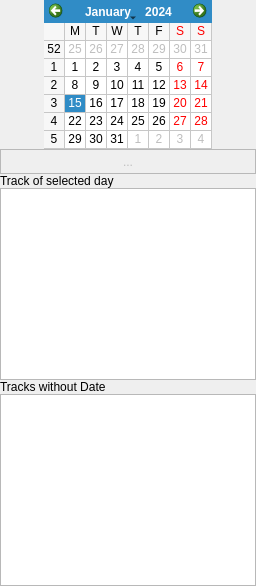
       <widget class="QWidget" name="tabWidgetCatalog">
        <property name="sizePolicy">
         <sizepolicy hsizetype="Expanding" vsizetype="Preferred">
          <horstretch>0</horstretch>
          <verstretch>0</verstretch>
         </sizepolicy>
        </property>
        <attribute name="icon">
         <iconset resource="icons/gtk/gtk_icons.qrc">
          <normaloff>:/icons/gtk/address-book-new.png</normaloff>:/icons/gtk/address-book-new.png</iconset>
        </attribute>
        <attribute name="title">
         <string>Catalog</string>
        </attribute>
        <layout class="QGridLayout" name="gridLayout_4">
         <property name="margin">
          <number>0</number>
         </property>
         <property name="spacing">
          <number>0</number>
         </property>
         <item row="2" column="0" colspan="3">
          <widget class="QFrame" name="frame">
           <property name="sizePolicy">
            <sizepolicy hsizetype="Expanding" vsizetype="Preferred">
             <horstretch>0</horstretch>
             <verstretch>0</verstretch>
            </sizepolicy>
           </property>
           <property name="frameShape">
            <enum>QFrame::StyledPanel</enum>
           </property>
           <property name="frameShadow">
            <enum>QFrame::Raised</enum>
           </property>
           <layout class="QGridLayout" name="gridLayout_2">
            <property name="margin">
             <number>0</number>
            </property>
            <property name="spacing">
             <number>0</number>
            </property>
            <item row="1" column="0">
             <widget class="QToolButton" name="toolButtonPrev">
              <property name="toolTip">
               <string>Go to previous tracklist</string>
              </property>
              <property name="icon">
               <iconset resource="icons/gtk/gtk_icons.qrc">
                <normaloff>:/icons/gtk/go-back.png</normaloff>:/icons/gtk/go-back.png</iconset>
              </property>
              <property name="autoRaise">
               <bool>true</bool>
              </property>
             </widget>
            </item>
            <item row="1" column="2">
             <widget class="QToolButton" name="toolButtonNext">
              <property name="toolTip">
               <string>Go to next tracklist</string>
              </property>
              <property name="icon">
               <iconset resource="icons/gtk/gtk_icons.qrc">
                <normaloff>:/icons/gtk/go-right.png</normaloff>:/icons/gtk/go-right.png</iconset>
              </property>
              <property name="autoRaise">
               <bool>true</bool>
              </property>
             </widget>
            </item>
            <item row="1" column="7">
             <widget class="QToolButton" name="toolButtonAdd">
              <property name="enabled">
               <bool>true</bool>
              </property>
              <property name="toolTip">
               <string>Add Tracklist in catalog</string>
              </property>
              <property name="icon">
               <iconset resource="icons/silk/silk_icons.qrc">
                <normaloff>:/icons/silk/add.png</normaloff>:/icons/silk/add.png</iconset>
              </property>
              <property name="autoRaise">
               <bool>true</bool>
              </property>
             </widget>
            </item>
            <item row="1" column="8">
             <widget class="QToolButton" name="toolButtonDelete">
              <property name="enabled">
               <bool>false</bool>
              </property>
              <property name="toolTip">
               <string>Remove selected tracklist from catalog</string>
              </property>
              <property name="icon">
               <iconset resource="icons/gtk/gtk_icons.qrc">
                <normaloff>:/icons/gtk/editdelete.png</normaloff>:/icons/gtk/editdelete.png</iconset>
              </property>
              <property name="autoRaise">
               <bool>true</bool>
              </property>
             </widget>
            </item>
            <item row="1" column="1">
             <widget class="QToolButton" name="toolButtonHome">
              <property name="toolTip">
               <string>Jump today</string>
              </property>
              <property name="icon">
               <iconset resource="icons/gtk/gtk_icons.qrc">
                <normaloff>:/icons/gtk/go-home.png</normaloff>:/icons/gtk/go-home.png</iconset>
              </property>
              <property name="autoRaise">
               <bool>true</bool>
              </property>
             </widget>
            </item>
            <item row="1" column="4">
             <widget class="QToolButton" name="toolButtonSearch">
              <property name="enabled">
               <bool>false</bool>
              </property>
              <property name="text">
               <string>...</string>
              </property>
              <property name="icon">
               <iconset resource="icons/gtk/gtk_icons.qrc">
                <normaloff>:/icons/gtk/edit-find.png</normaloff>:/icons/gtk/edit-find.png</iconset>
              </property>
              <property name="autoRaise">
               <bool>true</bool>
              </property>
             </widget>
            </item>
            <item row="1" column="6">
             <widget class="QToolButton" name="toolButtonAddToCatalog">
              <property name="enabled">
               <bool>false</bool>
              </property>
              <property name="toolTip">
               <string>Add current trace to the catalog</string>
              </property>
              <property name="icon">
               <iconset resource="icons/silk/silk_icons.qrc">
                <normaloff>:/icons/silk/book_open.png</normaloff>:/icons/silk/book_open.png</iconset>
              </property>
              <property name="checkable">
               <bool>true</bool>
              </property>
              <property name="autoRaise">
               <bool>true</bool>
              </property>
             </widget>
            </item>
            <item row="1" column="3">
             <spacer name="horizontalSpacer_3">
              <property name="orientation">
               <enum>Qt::Horizontal</enum>
              </property>
              <property name="sizeHint" stdset="0">
               <size>
                <width>0</width>
                <height>0</height>
               </size>
              </property>
             </spacer>
            </item>
            <item row="1" column="5">
             <spacer name="horizontalSpacer_5">
              <property name="orientation">
               <enum>Qt::Horizontal</enum>
              </property>
              <property name="sizeHint" stdset="0">
               <size>
                <width>0</width>
                <height>0</height>
               </size>
              </property>
             </spacer>
            </item>
           </layout>
          </widget>
         </item>
         <item row="1" column="2">
          <spacer name="horizontalSpacer_2">
           <property name="orientation">
            <enum>Qt::Horizontal</enum>
           </property>
           <property name="sizeType">
            <enum>QSizePolicy::MinimumExpanding</enum>
           </property>
           <property name="sizeHint" stdset="0">
            <size>
             <width>0</width>
             <height>0</height>
            </size>
           </property>
          </spacer>
         </item>
         <item row="3" column="0" colspan="3">
          <widget class="QLabel" name="label">
           <property name="text">
            <string>Track of selected day</string>
           </property>
          </widget>
         </item>
         <item row="5" column="0" colspan="3">
          <widget class="QLabel" name="label_2">
           <property name="sizePolicy">
            <sizepolicy hsizetype="MinimumExpanding" vsizetype="Preferred">
             <horstretch>0</horstretch>
             <verstretch>0</verstretch>
            </sizepolicy>
           </property>
           <property name="text">
            <string>Tracks without Date</string>
           </property>
          </widget>
         </item>
         <item row="6" column="0" colspan="3">
          <widget class="QTracksListWidget" name="listWidgetNoDateTracks">
           <property name="sizePolicy">
            <sizepolicy hsizetype="MinimumExpanding" vsizetype="Expanding">
             <horstretch>0</horstretch>
             <verstretch>0</verstretch>
            </sizepolicy>
           </property>
           <property name="contextMenuPolicy">
            <enum>Qt::CustomContextMenu</enum>
           </property>
           <property name="dragDropMode">
            <enum>QAbstractItemView::DragDrop</enum>
           </property>
           <property name="defaultDropAction">
            <enum>Qt::MoveAction</enum>
           </property>
           <property name="alternatingRowColors">
            <bool>true</bool>
           </property>
          </widget>
         </item>
         <item row="1" column="1">
          <widget class="QCalendarWidget" name="calendarWidget">
           <property name="sizePolicy">
            <sizepolicy hsizetype="Expanding" vsizetype="Maximum">
             <horstretch>0</horstretch>
             <verstretch>0</verstretch>
            </sizepolicy>
           </property>
           <property name="firstDayOfWeek">
            <enum>Qt::Monday</enum>
           </property>
           <property name="gridVisible">
            <bool>true</bool>
           </property>
           <property name="horizontalHeaderFormat">
            <enum>QCalendarWidget::SingleLetterDayNames</enum>
           </property>
          </widget>
         </item>
         <item row="1" column="0">
          <spacer name="horizontalSpacer">
           <property name="orientation">
            <enum>Qt::Horizontal</enum>
           </property>
           <property name="sizeType">
            <enum>QSizePolicy::MinimumExpanding</enum>
           </property>
           <property name="sizeHint" stdset="0">
            <size>
             <width>0</width>
             <height>0</height>
            </size>
           </property>
          </spacer>
         </item>
         <item row="4" column="0" colspan="4">
          <widget class="QTracksListWidget" name="listWidgetTracksOfTheDay">
           <property name="sizePolicy">
            <sizepolicy hsizetype="MinimumExpanding" vsizetype="Expanding">
             <horstretch>0</horstretch>
             <verstretch>0</verstretch>
            </sizepolicy>
           </property>
           <property name="contextMenuPolicy">
            <enum>Qt::CustomContextMenu</enum>
           </property>
           <property name="dragDropMode">
            <enum>QAbstractItemView::DragDrop</enum>
           </property>
           <property name="defaultDropAction">
            <enum>Qt::MoveAction</enum>
           </property>
           <property name="alternatingRowColors">
            <bool>true</bool>
           </property>
          </widget>
         </item>
        </layout>
       </widget>
